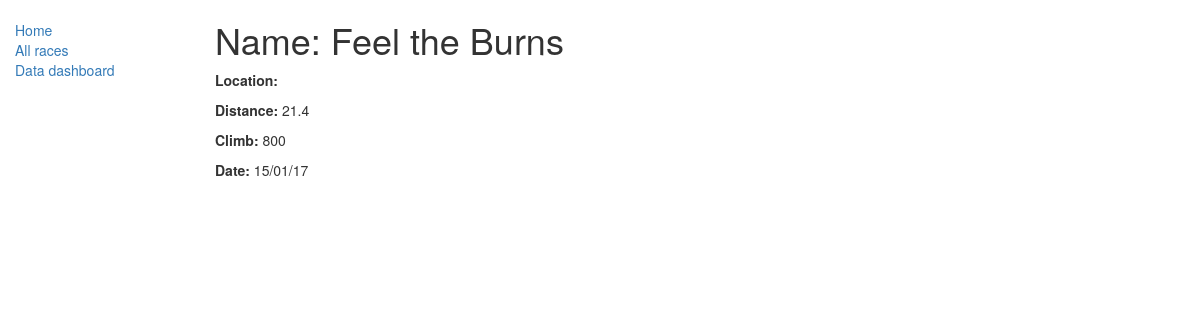
Page /catalog/race/4 on the committed database.
### catalog/models.py (models this page shows, shortened)
class Race(models.Model):
    name = models.CharField(max_length=50)
    location = models.CharField(max_length=50)
    date = models.CharField(max_length=10)
    distance = models.FloatField()
    climb = models.IntegerField()

### catalog/views.py (the view)
# urls.py: url(r'^race/(?P<pk>\d+)$', views.RaceDetailView.as_view(), name='race-detail'),
class RaceDetailView(generic.DetailView):
    model = Race

### catalog/templates/catalog/race_detail.html
{% extends "base_generic.html" %}
{% block content %}
  <h1>Name: {{ race.name }}</h1>
  <p><strong>Location:</strong> {{ race.model }}</p>
  <p><strong>Distance:</strong> {{ race.distance }}</p>
  <p><strong>Climb:</strong> {{ race.climb }}</p>
  <p><strong>Date:</strong> {{ race.date }}</p>
{% endblock %}

### rows in the picture
Race: name "Feel the Burns", distance "21.4", climb "800", date "15/01/17"
